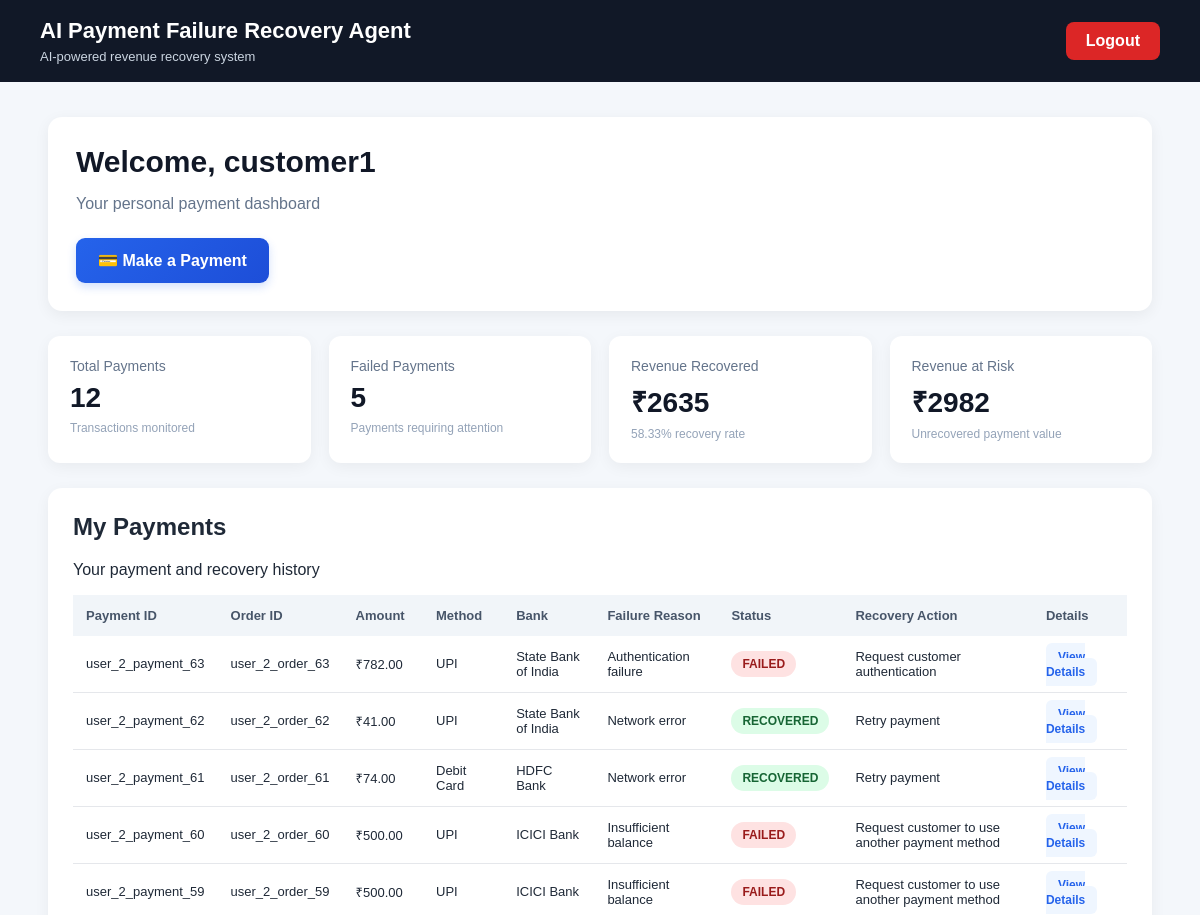
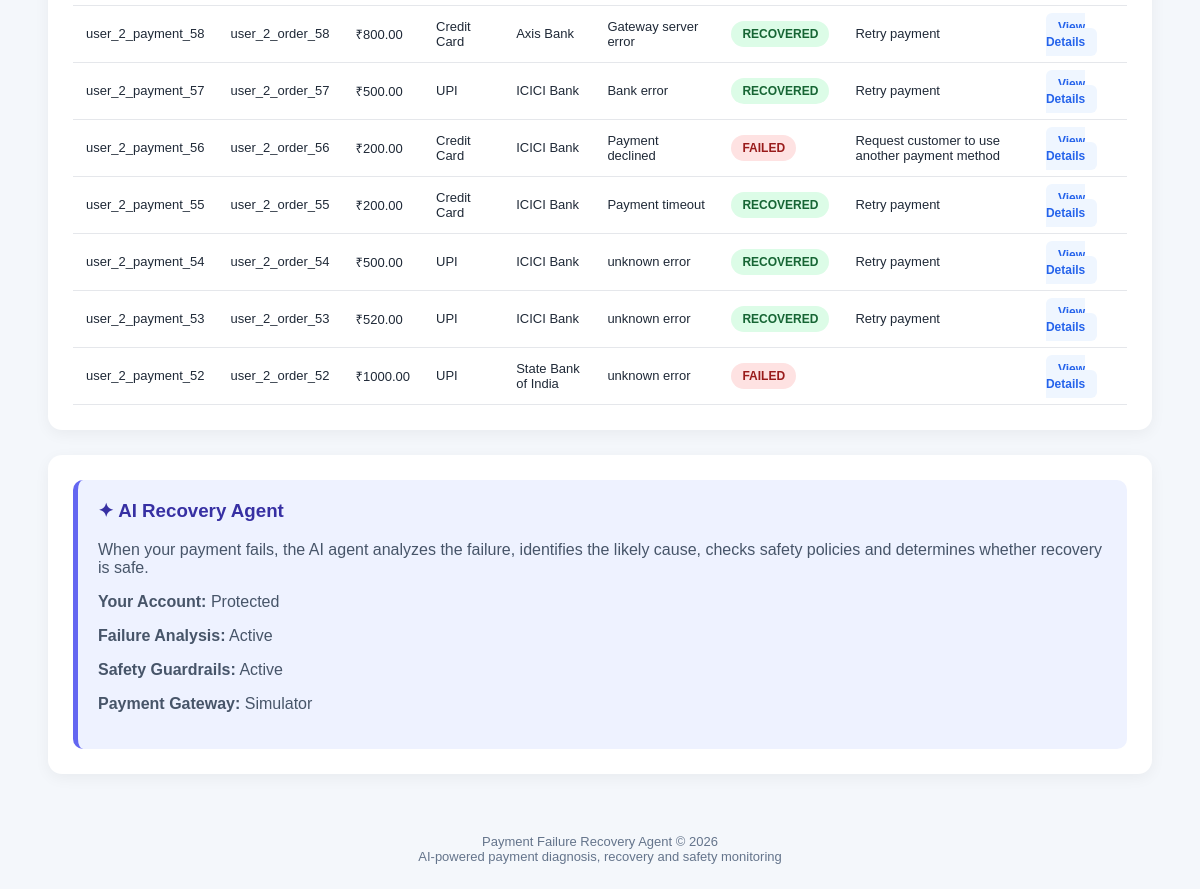
Screenshot of / (signed in) with the database file from the repository (2 pictures, top to bottom).
### payments/models.py (models this page shows, shortened)
class Payment(models.Model):
    user = models.ForeignKey(
        User,
        on_delete=models.CASCADE,
        null=True,
        blank=True,
        related_name="payments"
    )
    payment_id = models.CharField(
        max_length=255,
        unique=True
    )
    order_id = models.CharField(
        max_length=100,
        blank=True,
        null=True
    )
    amount = models.DecimalField(
        max_digits=12,
        decimal_places=2,
        default=0
    )
    payment_method = models.CharField(
        max_length=100,
        blank=True,
        null=True
    )
    bank = models.CharField(
        max_length=100,
        blank=True,
        null=True
    )
    failure_type = models.CharField(
        max_length=100,
        blank=True,
        null=True
    )
    failure_reason = models.CharField(
        max_length=255,
        blank=True,
        null=True
    )
    cancellation_reason = models.CharField(
        max_length=100,
        blank=True,
        null=True
    )
    status = models.CharField(
        max_length=50,
        default="FAILED"
    )
    retry_count = models.PositiveIntegerField(
        default=0
    )
    ai_diagnosis = models.TextField(
        blank=True,
        null=True
    )
    ai_confidence = models.FloatField(
        blank=True,
        null=True
    )
    recovery_action = models.CharField(
        max_length=255,
        blank=True,
        null=True
    )
    recovery_result = models.TextField(
        blank=True,
        null=True
    )
    revenue_recovered = models.DecimalField(
        max_digits=12,
        decimal_places=2,
        default=0
    )
    created_at = models.DateTimeField(
        auto_now_add=True
    )
    updated_at = models.DateTimeField(
        auto_now=True
    )

### payments/views.py (the view)
@login_required
def home(request):
    return dashboard(request)

### payments/templates/payments/dashboard.html (shortened to what this page needs)
<!DOCTYPE html>
<html lang="en">
<head>
</head>
<body>
<header class="top-header">
    <div>
        <div class="brand">
            AI Payment Failure Recovery Agent
        </div>
        <div class="brand-subtitle">
            AI-powered revenue recovery system
        </div>
    </div>
    <a href="{% url 'logout' %}" class="logout-btn">
        Logout
    </a>
</header>
<div class="container">
    <section class="welcome-section">
        <h1>
            Welcome, {{ current_user.username }}
        </h1>
        {% if is_admin %}
            <span class="admin-badge">
                Administrator Account
            </span>
        {% else %}
            <p>
                Your personal payment dashboard
            </p>
        {% endif %}
        <div class="dashboard-actions">
            <a href="{% url 'make_payment' %}"
               class="action-btn payment-btn">
                💳 Make a Payment
            </a>
        </div>
    </section>
    <div class="stats-grid">
        <div class="stat-card">
            <div class="stat-title">Total Payments</div>
            <div class="stat-value">
                {{ total_payments }}
            </div>
            <div class="stat-description">
                Transactions monitored
            </div>
        </div>
        <div class="stat-card">
            <div class="stat-title">Failed Payments</div>
            <div class="stat-value">
                {{ failed_payments }}
            </div>
            <div class="stat-description">
                Payments requiring attention
            </div>
        </div>
        <div class="stat-card">
            <div class="stat-title">Revenue Recovered</div>
            <div class="stat-value">
                ₹{{ revenue_recovered }}
            </div>
            <div class="stat-description">
                {{ recovery_rate }}% recovery rate
            </div>
        </div>
        <div class="stat-card">
            <div class="stat-title">Revenue at Risk</div>
            <div class="stat-value">
                ₹{{ revenue_at_risk }}
            </div>
            <div class="stat-description">
                Unrecovered payment value
            </div>
        </div>
    </div>
    <div class="card">
        <h2>My Payments</h2>
        <p>
            Your payment and recovery history
        </p>
        <div class="table-wrapper">
            <table>
                <thead>
                    <tr>
                        <th>Payment ID</th>
                        <th>Order ID</th>
                        <th>Amount</th>
                        <th>Method</th>
                        <th>Bank</th>
                        <th>Failure Reason</th>
                        <th>Status</th>
                        <th>Recovery Action</th>
                        <th>Details</th>
                    </tr>
                </thead>
                <tbody>
                {% for payment in payments %}
                    <tr>
                        <td>{{ payment.payment_id }}</td>
                        <td>{{ payment.order_id }}</td>
                        <td>₹{{ payment.amount }}</td>
                        <td>{{ payment.payment_method }}</td>
                        <td>{{ payment.bank }}</td>
                        <td>{{ payment.failure_reason }}</td>
                        <td>
                            {% if payment.status == "RECOVERED" %}
                                <span class="status status-recovered">
                                    RECOVERED
                                </span>
                            {% else %}
                                <span class="status status-failed">
                                    FAILED
                                </span>
                            {% endif %}
                        </td>
                        <td>
                            {{ payment.recovery_action }}
                        </td>
                        <td>
                            <a href="{% url 'payment_result' payment.id %}"
                               class="details-btn">
                                View Details
                            </a>
                        </td>
                    </tr>
                {% endfor %}
                </tbody>
            </table>
        </div>
    </div>
    <div class="card">
        <div class="ai-info">
            <h3>
                ✦ AI Recovery Agent
            </h3>
            <p>
                When your payment fails, the AI agent analyzes
                the failure, identifies the likely cause, checks
                safety policies and determines whether recovery
                is safe.
            </p>
            <p>
                <strong>Your Account:</strong> Protected
            </p>
            <p>
                <strong>Failure Analysis:</strong> Active
            </p>
            <p>
                <strong>Safety Guardrails:</strong> Active
            </p>
            <p>
                <strong>Payment Gateway:</strong> Simulator
            </p>
        </div>
    </div>
</div>
<footer>
    Payment Failure Recovery Agent © 2026
    <br>
    AI-powered payment diagnosis, recovery and safety monitoring
</footer>
</body>
</html>

### payments/templates/payments/dashboard.html (style rules this page uses)
* { box-sizing: border-box; }
body { margin: 0; font-family: Arial, Helvetica, sans-serif; background: #f4f7fb; color: #1f2937; }
a { text-decoration: none; }
.top-header { background: #111827; color: white; padding: 18px 40px; display: flex; justify-content: space-between; align-items: center; gap: 20px; flex-wrap: wrap; }
.brand { font-size: 22px; font-weight: 700; }
.brand-subtitle { margin-top: 5px; font-size: 13px; color: #cbd5e1; }
.logout-btn { background: #dc2626; color: white; padding: 10px 20px; border-radius: 8px; font-weight: bold; }
.container { width: 92%; max-width: 1250px; margin: 35px auto; }
.welcome-section { background: white; padding: 28px; border-radius: 14px; margin-bottom: 25px; box-shadow: 0 4px 15px rgba(0,0,0,0.06); }
.welcome-section h1 { margin: 0; color: #111827; font-size: 30px; }
.welcome-section p { color: #64748b; }
.dashboard-actions { display: flex; gap: 14px; flex-wrap: wrap; margin-top: 25px; }
.action-btn { min-width: 180px; padding: 13px 22px; border-radius: 9px; color: white; font-weight: bold; text-align: center; transition: 0.2s; }
.payment-btn { background: linear-gradient(135deg, #2563eb, #1d4ed8); box-shadow: 0 4px 10px rgba(37,99,235,.2); }
.stats-grid { display: grid; grid-template-columns: repeat(4, 1fr); gap: 18px; margin-bottom: 25px; }
.stat-card { background: white; padding: 22px; border-radius: 12px; box-shadow: 0 4px 15px rgba(0,0,0,.05); }
.stat-title { color: #64748b; font-size: 14px; }
.stat-value { margin-top: 8px; font-size: 28px; font-weight: bold; color: #111827; }
.stat-description { margin-top: 7px; color: #94a3b8; font-size: 12px; }
.card { background: white; border-radius: 14px; padding: 25px; margin-bottom: 25px; box-shadow: 0 4px 15px rgba(0,0,0,.05); }
.card h2 { margin-top: 0; }
.table-wrapper { width: 100%; overflow-x: auto; }
table { width: 100%; min-width: 950px; border-collapse: collapse; }
th { background: #f1f5f9; color: #475569; padding: 13px; text-align: left; font-size: 13px; }
td { padding: 13px; border-bottom: 1px solid #e5e7eb; font-size: 13px; }
.status { display: inline-block; padding: 6px 11px; border-radius: 20px; font-size: 12px; font-weight: bold; }
.status-recovered { background: #dcfce7; color: #166534; }
.status-failed { background: #fee2e2; color: #991b1b; }
.details-btn { background: #eff6ff; color: #2563eb; padding: 7px 12px; border-radius: 6px; font-size: 12px; font-weight: bold; }
.ai-info { background: #eef2ff; border-left: 5px solid #6366f1; padding: 20px; border-radius: 10px; }
.ai-info h3 { color: #3730a3; margin-top: 0; }
.ai-info p { color: #475569; }
footer { text-align: center; padding: 25px; color: #64748b; font-size: 13px; }

### rows the page displays
Payment: payment_id "user_2_payment_63", order_id "user_2_order_63", amount "782.00", payment_method "UPI", bank "State Bank of India", failure_reason "Authentication failure", status "FAILED", recovery_action "Request customer authentication"
Payment: payment_id "user_2_payment_62", order_id "user_2_order_62", amount "41.00", payment_method "UPI", bank "State Bank of India", failure_reason "Network error", status "RECOVERED", recovery_action "Retry payment"
Payment: payment_id "user_2_payment_61", order_id "user_2_order_61", amount "74.00", payment_method "Debit Card", bank "HDFC Bank", failure_reason "Network error", status "RECOVERED", recovery_action "Retry payment"
Payment: payment_id "user_2_payment_60", order_id "user_2_order_60", amount "500.00", payment_method "UPI", bank "ICICI Bank", failure_reason "Insufficient balance", status "FAILED", recovery_action "Request customer to use another payment method"
Payment: payment_id "user_2_payment_59", order_id "user_2_order_59", amount "500.00", payment_method "UPI", bank "ICICI Bank", failure_reason "Insufficient balance", status "FAILED", recovery_action "Request customer to use another payment method"
Payment: payment_id "user_2_payment_58", order_id "user_2_order_58", amount "800.00", payment_method "Credit Card", bank "Axis Bank", failure_reason "Gateway server error", status "RECOVERED", recovery_action "Retry payment"
Payment: payment_id "user_2_payment_57", order_id "user_2_order_57", amount "500.00", payment_method "UPI", bank "ICICI Bank", failure_reason "Bank error", status "RECOVERED", recovery_action "Retry payment"
Payment: payment_id "user_2_payment_56", order_id "user_2_order_56", amount "200.00", payment_method "Credit Card", bank "ICICI Bank", failure_reason "Payment declined", status "FAILED", recovery_action "Request customer to use another payment method"
Payment: payment_id "user_2_payment_55", order_id "user_2_order_55", amount "200.00", payment_method "Credit Card", bank "ICICI Bank", failure_reason "Payment timeout", status "RECOVERED", recovery_action "Retry payment"
Payment: payment_id "user_2_payment_54", order_id "user_2_order_54", amount "500.00", payment_method "UPI", bank "ICICI Bank", failure_reason "unknown error", status "RECOVERED", recovery_action "Retry payment"
Payment: payment_id "user_2_payment_53", order_id "user_2_order_53", amount "520.00", payment_method "UPI", bank "ICICI Bank", failure_reason "unknown error", status "RECOVERED", recovery_action "Retry payment"
Payment: payment_id "user_2_payment_52", order_id "user_2_order_52", amount "1000.00", payment_method "UPI", bank "State Bank of India", failure_reason "unknown error", status "FAILED"

### other values shown
{{ current_user.username }} "customer1"
{{ total_payments }} "12"
{{ failed_payments }} "5"
{{ revenue_recovered }} "2635"
{{ recovery_rate }} "58.33"
{{ revenue_at_risk }} "2982"
